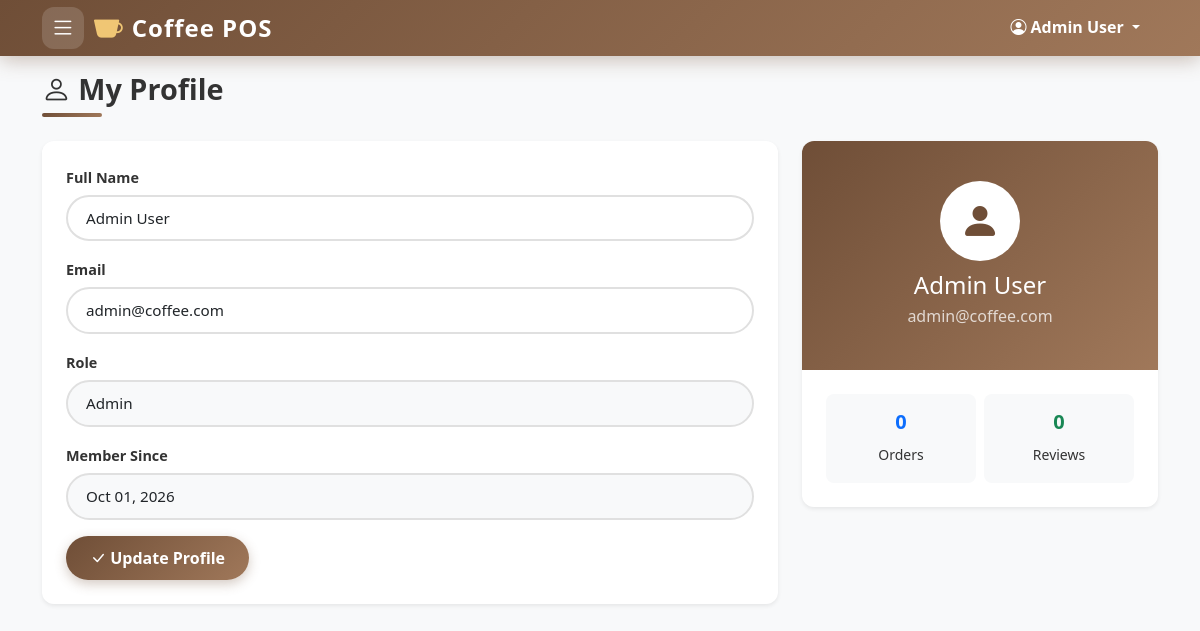
/customer/profile.php (signed in), run on the app's committed database.
### tables this page shows
CREATE TABLE IF NOT EXISTS `users` (
  `id` INT(11) UNSIGNED NOT NULL AUTO_INCREMENT,
  `full_name` VARCHAR(100) NOT NULL,
  `email` VARCHAR(100) NOT NULL,
  `password` VARCHAR(255) NOT NULL,
  `role` ENUM('admin','staff','customer') NOT NULL DEFAULT 'customer',
  `is_active` TINYINT(1) NOT NULL DEFAULT 1,
  `created_at` TIMESTAMP NOT NULL DEFAULT CURRENT_TIMESTAMP,
  `updated_at` TIMESTAMP NOT NULL DEFAULT CURRENT_TIMESTAMP ON UPDATE CURRENT_TIMESTAMP,
  PRIMARY KEY (`id`),
  UNIQUE KEY `unique_email` (`email`),
  INDEX `idx_role` (`role`),
  INDEX `idx_status` (`is_active`)
);

### customer/profile.php (the view, shortened to what this page needs)
<?php
$pdo = getPDO();
$stmt = $pdo->prepare("SELECT * FROM users WHERE id = ?");
$stmt->execute([$_SESSION['user_id']]);
$user = $stmt->fetch();
?>
<!DOCTYPE html><html lang="en"><head><meta charset="UTF-8"><meta name="viewport" content="width=device-width,initial-scale=1.0"><title>Profile - <?php echo htmlspecialchars(siteName()); ?></title>
<link href="https://cdn.jsdelivr.net/npm/bootstrap@5.3.0/dist/css/bootstrap.min.css" rel="stylesheet">
<link href="https://cdn.jsdelivr.net/npm/bootstrap-icons@1.10.5/font/bootstrap-icons.css" rel="stylesheet">
<link href="<?php echo BASE_URL; ?>/public/css/style.css?v=3" rel="stylesheet">
</head><body>
<?php include __DIR__ . '/../includes/navbar.php'; ?>
<main class="container mt-4 pt-5">
<h2 class="section-title"><i class="bi bi-person"></i> My Profile</h2>
<div class="row">
<div class="col-lg-8 fade-up">
<div class="card shadow-sm">
<div class="card-body p-4">
<form method="POST">
<div class="mb-3">
<label class="form-label">Full Name</label>
<input type="text" name="full_name" class="form-control" value="<?php echo htmlspecialchars($user['full_name']); ?>" required>
</div>
<div class="mb-3">
<label class="form-label">Email</label>
<input type="email" name="email" class="form-control" value="<?php echo htmlspecialchars($user['email']); ?>" required>
</div>
<div class="mb-3">
<label class="form-label">Role</label>
<input type="text" class="form-control" value="<?php echo ucfirst($user['role']); ?>" disabled style="background:#f8f9fa">
</div>
<div class="mb-3">
<label class="form-label">Member Since</label>
<input type="text" class="form-control" value="<?php echo date('M d, Y', strtotime($user['created_at'])); ?>" disabled style="background:#f8f9fa">
</div>
<button type="submit" class="btn btn-primary btn-checkout"><i class="bi bi-check-lg"></i> Update Profile</button>
</form>
</div></div>
</div>
<div class="col-lg-4 fade-up">
<div class="profile-card shadow-sm">
<div class="profile-header">
<div style="width:80px;height:80px;border-radius:50%;background:#fff;display:flex;align-items:center;justify-content:center;margin:0 auto 10px">
<i class="bi bi-person-fill" style="font-size:2.5rem;color:#6f4e37"></i>
</div>
<h4 class="mb-1"><?php echo htmlspecialchars($user['full_name']); ?></h4>
<p class="mb-0 opacity-75"><?php echo htmlspecialchars($user['email']); ?></p>
</div>
<div class="profile-body">
<div class="row g-2">
<div class="col-6"><div class="profile-stat"><h5 class="fw-bold text-primary">0</h5><small>Orders</small></div></div>
<div class="col-6"><div class="profile-stat"><h5 class="fw-bold text-success">0</h5><small>Reviews</small></div></div>
</div>
</div>
</div>
</div>
</div>
</main>
<?php include __DIR__ . '/../includes/footer.php'; ?>

### public/css/style.css (style rules this page uses)
* { margin:0;padding:0;box-sizing:border-box }
:root { --primary:#6f4e37;--primary-light:#a0785a;--primary-dark:#5a3a2a;--accent:#f0c674;--bg:#f8f9fa;--card-bg:#fff;--text:#333;--text-light:#6c757d;--success:#28a745;--danger:#dc3545;--info:#17a2b8;--sidebar-bg:#2c3e50;--sidebar-hover:#34495e;--shadow-sm:0 2px 8px rgba(0,0,0,.08);--shadow-md:0 4px 16px rgba(0,0,0,.12);--shadow-lg:0 8px 30px rgba(0,0,0,.18);--radius:12px;--radius-sm:8px;--radius-pill:50px;--transition:all .3s cubic-bezier(.4,0,.2,1) }
html { scroll-behavior:smooth }
body { font-family:'Segoe UI','Khmer OS',Tahoma,Geneva,Verdana,sans-serif;background:var(--bg);color:var(--text);line-height:1.6;overflow-x:hidden }
.card { border:none;border-radius:var(--radius);box-shadow:var(--shadow-sm);transition:var(--transition);background:var(--card-bg);overflow:hidden }
.card-body { padding:1.25rem }
.btn-primary { background:linear-gradient(135deg,#6f4e37,#a0785a);border:none;color:#fff;font-weight:600;padding:10px 24px;border-radius:var(--radius-pill);transition:var(--transition);box-shadow:0 4px 12px rgba(111,78,55,.3) }
.form-control,.form-select { border:2px solid #e0e0e0;border-radius:var(--radius-pill);padding:10px 18px;font-size:.95rem;transition:var(--transition);background:#fff }
.form-control::placeholder { color:#adb5bd }
.form-label { font-weight:600;color:var(--text);margin-bottom:6px;font-size:.9rem }
.fade-up { animation:fadeUp .5s ease both }
.section-title { font-weight:800;font-size:1.8rem;color:var(--text);margin-bottom:24px;position:relative;padding-bottom:10px }
.section-title::after { content:'';position:absolute;bottom:0;left:0;width:60px;height:4px;background:linear-gradient(135deg,#6f4e37,#a0785a);border-radius:2px }
.form-control { border-radius:var(--radius-pill);padding:10px 18px;font-size:.95rem;transition:var(--transition);border:2px solid #e0e0e0 }
.profile-card { background:#fff;border:none;border-radius:var(--radius);box-shadow:var(--shadow-sm);overflow:hidden }
.profile-card .profile-header { background:linear-gradient(135deg,#6f4e37,#a0785a);padding:40px 30px;color:#fff;text-align:center }
.profile-card .profile-body { padding:24px }
.profile-stat { text-align:center;padding:16px;background:#f8f9fa;border-radius:var(--radius-sm);transition:var(--transition) }

### data on the page
users: full_name "Admin User", email "admin@coffee.com", role "Admin", created_at "Oct 01, 2026"

### other printed values
siteName() "Coffee POS"
$_SESSION['full_name'] "Admin User"
